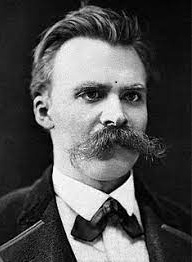
#> input picture pythonProject/ML/knn/a.jpg, 192 x 262 px
$ python ex_numpy_img.py
#> lines starting #> are read from the running program, lines starting #| are printed output that depends on the picture
import numpy as np
import matplotlib.pyplot as plt

img = plt.imread('./a.jpg')[: , : , : 3]
#> img is the input picture: shape (262, 192, 3); min 0, max 255, mean 81.4

plt.imshow(img)
plt.show()
print(img)
#> (printed output is left out)

def apply_filter(input_img, kernel):
    output_img = np.copy(input_img)
    for i in range(1, input_img.shape[0] - 1):
        for j in range(1, input_img.shape[1] - 1):
            output_img[i, j] = np.sum(input_img[i -1:i + 2, j -1 :j + 2] * kernel, axis=(0, 1))
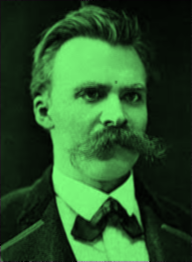
#> output_img: shape (262, 192, 3) float64; mean R, G, B 0.24, 0.477, 0.24; drawn with min black and max white

    return np.clip(output_img, 0, 1)
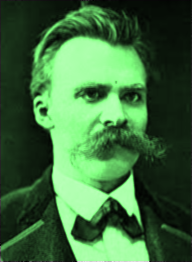
#> returned value: shape (262, 192, 3) float64; mean of channels 0, 1, 2 0.24, 0.42, 0.24; drawn as R, G, B

gaussian_blur = np.array([[1/16 , 1/8, 1/16], [1/8, 1/4, 1/8], [1/16, 1/8, 1/16]])

img_normalized = img / 255.0 # 0~ 1 정규화

output = apply_filter(img_normalized, gaussian_blur)
plt.imshow(output)
plt.show()

def solution(num1 ,num2):
    answer = 0
    if num1 == num2 :
        answer =1
    else :
        answer = -1

    return answer

print(solution(2 , 3))
